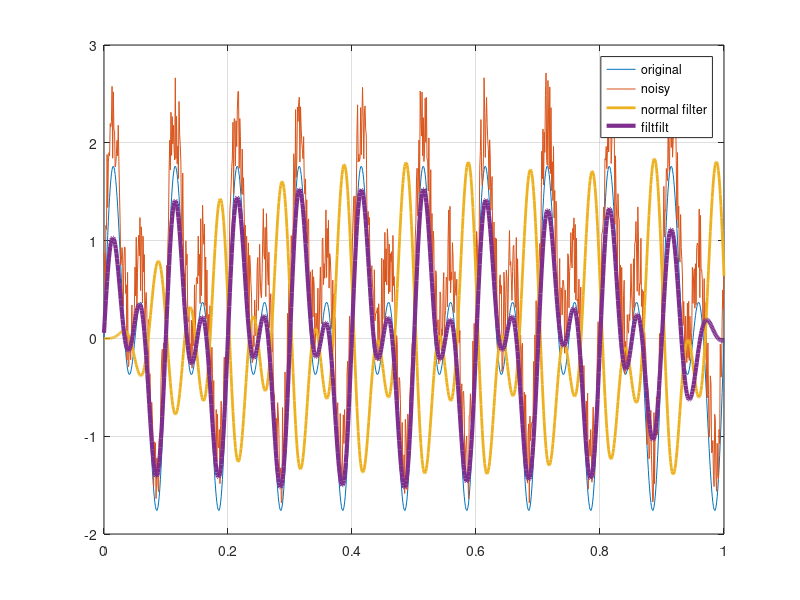
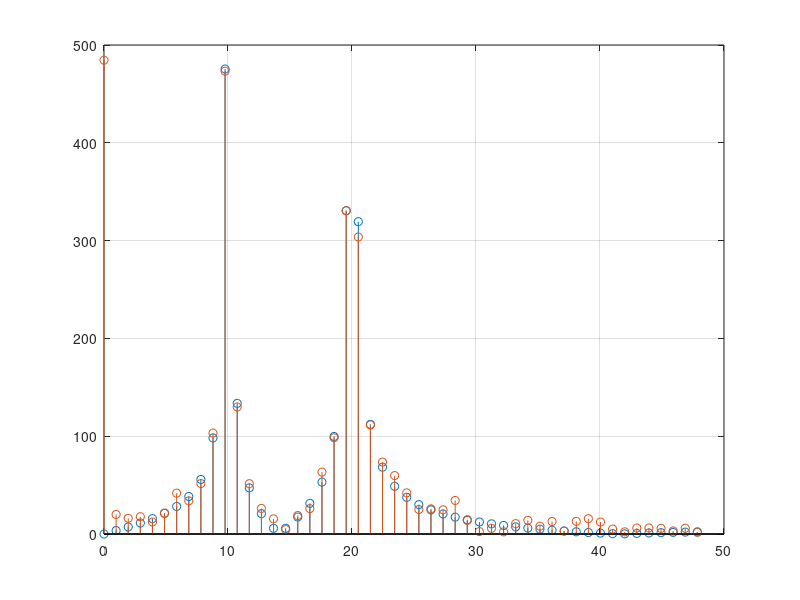
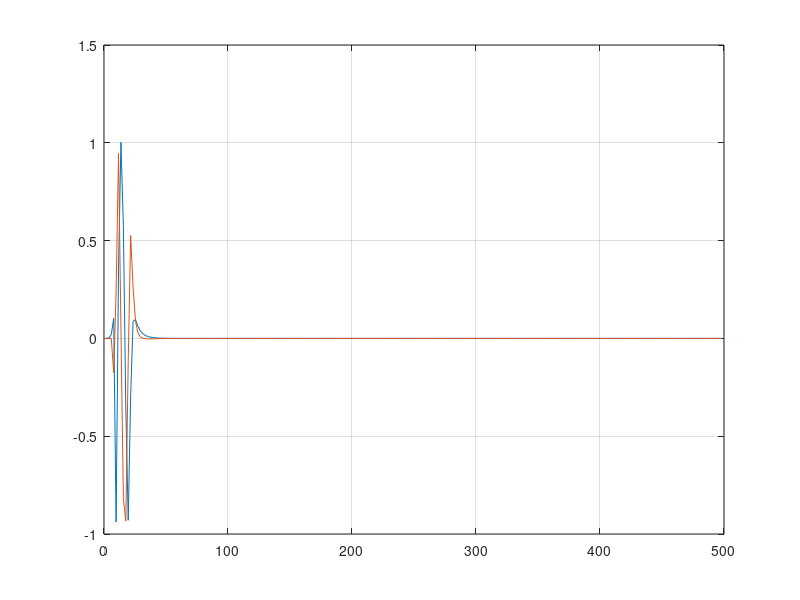

Recreate these plots in MATLAB, in order.
%lets understand the shit
sf = 1000;
n = 0: 1/sf : 1;
f = 10;
l = length(n);
x = sin(2*pi*f*n) + sin(2*pi *2*f*n);
% every time domain value will plot in the figure 1
figure(1);
plot(n,x);
grid on;
hold on;
% make the singnal noisy
y = x  + rand(1,l);
plot(n,y);
hold off;

% we get our signal. now we want to see it in frequency domain
nfft = 2.^nextpow2(l);
% take the nearest 2^k of l
%analyse the frequencey domain value of x and y
frequencyOfX = abs(fft(x,nfft));
frequencyOfY = abs(fft(y,nfft));
freq = (sf/2) * linspace(0,1,nfft/2 + 1);
figure(2);
stem(freq(1:50),frequencyOfX(1:50));
grid on;
hold on;
stem(freq(1:50),frequencyOfY(1:50));
hold off;

% now we need to find the filter cofficient for the band pass filter
cutOff = [9 21];
wn = cutOff / (sf/2);

% make it as the fundamental
order = 5;
[b,a] = butter(5, wn, 'bandpass');
% get the y  cofficient and x cofficient of the the filter use the
% funcation butter(order, cutoff, type)

[h,w] = freqz(b,a, 256,sf);
figure(3);
plot(w,real(h));
grid on;
hold on;
plot(w, imag(h));
hold off;

filtered = filter(b,a,y);
figure(1);
hold on;
plot(n,filtered,'LineWidth',2);
changePhase = filtfilt(b,a,y);
plot(n,changePhase,'LineWidth',3);
legend('original','noisy','normal filter', 'filtfilt');
hold off;

